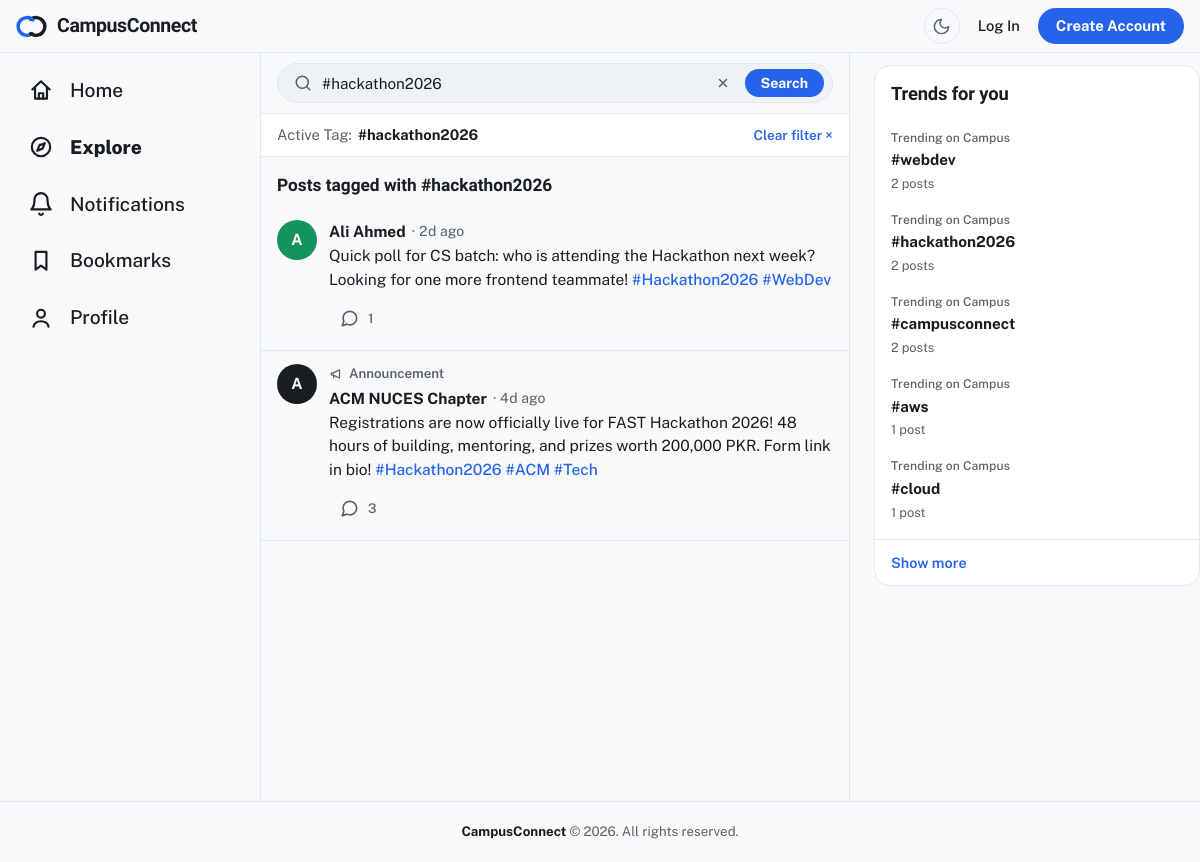
Screenshot of /explore.php?tag=hackathon2026 with the database file from the repository.
### tables this page shows
CREATE TABLE IF NOT EXISTS posts (
    id INT AUTO_INCREMENT PRIMARY KEY,
    user_id INT NOT NULL,
    content TEXT NOT NULL,
    is_announcement TINYINT(1) NOT NULL DEFAULT 0,
    created_at TIMESTAMP DEFAULT CURRENT_TIMESTAMP,
    updated_at TIMESTAMP DEFAULT CURRENT_TIMESTAMP ON UPDATE CURRENT_TIMESTAMP,
    deleted_at TIMESTAMP NULL DEFAULT NULL,
    CONSTRAINT fk_posts_user FOREIGN KEY (user_id) REFERENCES users(id) ON DELETE CASCADE
);

CREATE TABLE IF NOT EXISTS users (
    id INT AUTO_INCREMENT PRIMARY KEY,
    name VARCHAR(255) NOT NULL,
    email VARCHAR(255) UNIQUE NOT NULL,
    password_hash VARCHAR(255) NOT NULL,
    role ENUM('student', 'society_admin', 'system_admin') DEFAULT 'student',
    bio TEXT DEFAULT NULL,
    cover_style VARCHAR(20) NOT NULL DEFAULT 'signature',
    created_at TIMESTAMP DEFAULT CURRENT_TIMESTAMP
);

CREATE TABLE IF NOT EXISTS hashtags (
    id INT AUTO_INCREMENT PRIMARY KEY,
    tag VARCHAR(100) UNIQUE NOT NULL,
    created_at TIMESTAMP DEFAULT CURRENT_TIMESTAMP
);

### classes/DbSessionHandler.php (called while the page is built, shortened)
<?php
class DbSessionHandler implements SessionHandlerInterface {
    private PDO $db;
    public function __construct(PDO $dbConnection) {
        $this->db = $dbConnection;
    }
    public function open(string $path, string $name): bool {
        return true;
    }
    public function read(string $id): string|false {
        $sql = "SELECT data FROM sessions WHERE id = :id LIMIT 1";
        $stmt = $this->db->prepare($sql);
        $stmt->bindParam(':id', $id, PDO::PARAM_STR);
        $stmt->execute();
        $row = $stmt->fetch(PDO::FETCH_ASSOC);
        return $row ? (string)$row['data'] : '';
    }
}

### classes/Auth.php (called while the page is built, shortened)
<?php
require_once __DIR__ . '/Authorization.php';
class Auth {
    private static function startSession() {
        if (session_status() === PHP_SESSION_NONE && !headers_sent()) {
            session_start();
        }
    }
    private static function enforceIdleTimeout(): void {
        $lastActivity = isset($_SESSION['last_activity']) ? (int)$_SESSION['last_activity'] : 0;
    }
    public static function isLoggedIn() {
        return isset($_SESSION['user_id']);
    }
    public static function user() {
        self::startSession();
        return null;
    }
}

### classes/Post.php (called while the page is built, shortened)
<?php
require_once __DIR__ . '/Hashtag.php';
class Post {
    public static function formatTimeAgo(string $datetime): string {
        $timestamp = strtotime($datetime);
        $diff = time() - $timestamp;
        if ($diff < 604800) {
            return floor($diff / 86400) . 'd ago';
        }
        return date('M j, Y', $timestamp);
    }
}

### classes/Authorization.php (called while the page is built, shortened)
<?php
class Authorization {
    public static function normalizeRole($role): string {
        $clean = is_string($role) ? strtolower(trim($role)) : '';
        return in_array($clean, self::ROLES, true) ? $clean : self::ROLE_STUDENT;
    }
    public static function isOfficialRole($role): bool {
        $role = self::normalizeRole($role);
        return $role === self::ROLE_SYSTEM_ADMIN || $role === self::ROLE_SOCIETY_ADMIN;
    }
}

### includes/social_widgets.php (the view, shortened to what this page needs)
<?php
require_once __DIR__ . '/../classes/Hashtag.php';
function renderLeftNav(string $active): void {
    $viewerId = isset($GLOBALS['currentUser']['id']) ? (int)$GLOBALS['currentUser']['id'] : 0;
    $unreadCount = 0;
    $svgAttrs = 'viewBox="0 0 24 24" fill="none" stroke="currentColor" stroke-width="1.8" stroke-linecap="round" stroke-linejoin="round" aria-hidden="true"';
    $links = [
        'home' => ['index.php', 'Home', '<svg ' . $svgAttrs . '><path d="M4 11.5 12 4l8 7.5"/><path d="M6.5 9.5V20h11V9.5"/><path d="M10 20v-5h4v5"/></svg>', 0],
        'explore' => ['explore.php', 'Explore', '<svg ' . $svgAttrs . '><circle cx="12" cy="12" r="8.5"/><path d="M15.5 8.5 13.5 13.5 8.5 15.5 10.5 10.5Z"/></svg>', 0],
        'notifications' => ['notifications.php', 'Notifications', '<svg ' . $svgAttrs . '><path d="M18 8A6 6 0 0 0 6 8c0 7-3 9-3 9h18s-3-2-3-9"/><path d="M13.73 21a2 2 0 0 1-3.46 0"/></svg>', $unreadCount],
        'bookmarks' => ['bookmarks.php', 'Bookmarks', '<svg ' . $svgAttrs . '><path d="M7 3.5h10V20l-5-3.8L7 20Z"/></svg>', 0],
        'profile' => [$viewerId ? 'profile.php?id=' . $viewerId : 'login.php', 'Profile', '<svg ' . $svgAttrs . '><circle cx="12" cy="8" r="3.6"/><path d="M5 20c.8-3.4 3.6-5 7-5s6.2 1.6 7 5"/></svg>', 0],
    ];
    echo '<nav class="col-nav" aria-label="Section">';
    foreach ($links as $key => [$href, $label, $icon, $badge]) {
        $isActive = $key === $active ? ' nav-col-active' : '';
        echo '<a href="' . htmlspecialchars($href) . '" class="nav-col-link' . $isActive . '"'
            . ' aria-label="' . htmlspecialchars($label) . '"'
            . ($key === $active ? ' aria-current="page"' : '') . '>'
            . $icon . '<span>' . htmlspecialchars($label) . '</span>';
        echo '</a>';
    }
    echo '</nav>';
}
function renderTrendingHashtagsWidget(PDO $db, int $limit = 5): void {
    require_once __DIR__ . '/../classes/Hashtag.php';
    $hashtagModel = new Hashtag($db);
    $trending = $hashtagModel->getTrending($limit);
    echo '<div class="widget">';
    echo '<h4 class="widget-title">Trends for you</h4>';
    if (empty($trending)) {
        echo '<p class="widget-empty">No trending topics yet.</p>';
    } else {
        foreach ($trending as $item) {
            echo '<div class="trending-row">';
            echo '<a href="explore.php?tag=' . urlencode($item['tag']) . '" class="trending-link">';
            echo '<span class="trending-sub">Trending on Campus</span>';
            echo '<span class="trending-tag">#' . htmlspecialchars($item['tag']) . '</span>';
            echo '<span class="trending-count">' . (int)$item['post_count'] . ' ' . pluralize((int)$item['post_count'], 'post') . '</span>';
            echo '</a>';
            echo '</div>';
        }
    }
    echo '<a href="explore.php" class="widget-more">Show more</a>';
    echo '</div>';
}
function renderPostCard(array $post, ?array $currentUser, array $bookmarkedIds = [], bool $removeCardOnUnsave = false): void {
    $postId = (int)$post['id'];
    $authorInitial = strtoupper(mb_substr(trim($post['author_name']), 0, 1, 'UTF-8'));
    $timeAgo = $post['time_ago'] ?? $post['created_at'];
    $replyCount = (int)($post['reply_count'] ?? 0);
    $isAnnouncement = !empty($post['is_announcement']);
    $replySvg = '<svg viewBox="0 0 24 24" fill="none" stroke="currentColor" stroke-width="1.8" stroke-linecap="round" stroke-linejoin="round" aria-hidden="true"><path d="M21 11.5a8.38 8.38 0 0 1-.9 3.8 8.5 8.5 0 0 1-7.6 4.7 8.38 8.38 0 0 1-3.8-.9L3 21l1.9-5.7a8.38 8.38 0 0 1-.9-3.8 8.5 8.5 0 0 1 4.7-7.6 8.38 8.38 0 0 1 3.8-.9h.5a8.48 8.48 0 0 1 8 8v.5Z"/></svg>';
    $megaSvg = '<svg viewBox="0 0 24 24" fill="none" stroke="currentColor" stroke-width="2" stroke-linecap="round" stroke-linejoin="round" aria-hidden="true"><path d="M4 10.5v3h2.5L18 19V5L6.5 10.5H4Z"/><path d="M8 14v4.5"/></svg>';
    $renderedBody = Hashtag::renderHashtagLinks(htmlspecialchars($post['content']));
    echo '<div class="post-card" data-post-card>';
    echo '<span class="avatar-md' . avatarToneClass((int)$post['user_id'], (string)($post['author_role'] ?? '')) . '">' . htmlspecialchars($authorInitial) . '</span>';
    echo '<div class="post-body">';
    if ($isAnnouncement) {
        echo '<div class="announce-line">' . $megaSvg . 'Announcement</div>';
    }
    echo '<div class="post-card-head">';
    echo '<a class="post-card-author" href="profile.php?id=' . (int)$post['user_id'] . '">'
        . htmlspecialchars($post['author_name']) . '</a>';
    echo '<span class="post-card-time">&middot; ' . htmlspecialchars($timeAgo) . '</span>';
    echo '</div>';
    echo '<p class="post-card-content">' . $renderedBody . '</p>';
    echo '<div class="post-card-actions">';
    echo '<a class="action-reply" href="post.php?id=' . $postId . '" aria-label="View post and replies"><span class="action-ic">'
        . $replySvg . '</span>' . $replyCount . '</a>';
    echo '</div>';
    echo '</div>';
    echo '</div>';
}

### explore.php (shortened to what this page needs)
<?php
require_once 'classes/Post.php';
require_once 'classes/Bookmark.php';
require_once 'classes/Hashtag.php';
require_once 'includes/social_widgets.php';
require_once 'includes/header.php';
$db = Database::getInstance()->getConnection();
$query = trim((string)($_GET['q'] ?? ''));
$tagFilter = trim((string)($_GET['tag'] ?? ''));
$viewerId = $currentUser ? (int)$currentUser['id'] : 0;
$userModel = new User($db);
$postModel = new Post($db);
$hashtagModel = new Hashtag($db);
$foundPosts = [];
$perPage = 20;
$page = max(1, (int)($_GET['page'] ?? 1));
$offset = ($page - 1) * $perPage;
if ($tagFilter !== '') {
    $foundPosts = $hashtagModel->getPostsByTag($tagFilter, $viewerId, $perPage + 1, $offset);
} elseif ($query !== '') {
    $foundUsers = $userModel->searchUsers($query, $viewerId, 20);
    $foundPosts = $postModel->searchPosts($query, $perPage + 1, $offset, $viewerId);
} else {
    $foundPosts = $postModel->getFeed($perPage + 1, $offset, $viewerId);
}
$bookmarkedIds = [];
?>
<div class="layout-3col">
    <?php renderLeftNav('explore'); ?>
    <div class="col-main">
        <div class="explore-header-wrap">
            <form method="GET" action="explore.php" class="explore-search-bar">
                <svg viewBox="0 0 24 24" fill="none" stroke="currentColor" stroke-width="2" stroke-linecap="round" stroke-linejoin="round" class="search-ic" aria-hidden="true">
                    <circle cx="11" cy="11" r="8"></circle>
                    <line x1="21" y1="21" x2="16.65" y2="16.65"></line>
                </svg>
                <input type="search" name="q" class="explore-search-input" placeholder="Search CampusConnect, #tags, or people…" value="<?= htmlspecialchars($query !== '' ? $query : ($tagFilter !== '' ? '#' . $tagFilter : '')) ?>" aria-label="Search people, posts, or #tags" autocomplete="off">
                <?php if ($query !== '' || $tagFilter !== ''): ?>
                    <a href="explore.php" class="explore-search-clear" title="Clear search" aria-label="Clear search">
                        <svg viewBox="0 0 24 24" fill="none" stroke="currentColor" stroke-width="2.5" stroke-linecap="round" stroke-linejoin="round" width="14" height="14">
                            <line x1="18" y1="6" x2="6" y2="18"></line>
                            <line x1="6" y1="6" x2="18" y2="18"></line>
                        </svg>
                    </a>
                <?php endif; ?>
                <button type="submit" class="explore-search-btn">Search</button>
            </form>
        </div>
        <?php if ($tagFilter !== ''): ?>
            <div class="explore-filter-banner">
                <div class="explore-filter-badge">
                    <span>Active Tag:</span>
                    <strong>#<?= htmlspecialchars($tagFilter) ?></strong>
                </div>
                <a href="explore.php" class="explore-filter-clear">Clear filter &times;</a>
            </div>
            <h4 class="section-title">
                Posts tagged with #<?= htmlspecialchars($tagFilter) ?>
            </h4>
        <?php else: ?>
            <h4 class="section-title">Latest posts</h4>
        <?php endif; ?>
        <?php if (empty($foundPosts)): ?>
            <p class="result-note">No posts found.</p>
        <?php else: ?>
            <?php foreach ($foundPosts as $foundPost): ?>
                <?php renderPostCard($foundPost, $currentUser, $bookmarkedIds); ?>
            <?php endforeach; ?>
        <?php endif; ?>
    </div>
    <div class="col-side">
        <?php renderTrendingHashtagsWidget($db); ?>
    </div>
</div>
<?php require_once 'includes/footer.php'; ?>

### classes/Hashtag.php (shortened to what this page needs)
<?php
require_once __DIR__ . '/Post.php';
class Hashtag {
    private PDO $db;
    public function __construct(PDO $dbConnection) {
        $this->db = $dbConnection;
    }
    public static function renderHashtagLinks(string $escapedHtml): string {
        return preg_replace_callback(
            '/(?<!&)#([a-zA-Z0-9_]{1,50})\b/u',
            function ($matches) {
                $rawTag = $matches[1];
                $lowerTag = mb_strtolower($rawTag, 'UTF-8');
                return '<a href="explore.php?tag=' . urlencode($lowerTag) . '" class="hashtag-link">#' . $rawTag . '</a>';
            },
            $escapedHtml
        );
    }
    public function getTrending(int $limit = 5): array {
        $sql = "SELECT h.id, h.tag, COUNT(ph.post_id) AS post_count
                FROM hashtags h
                JOIN post_hashtags ph ON h.id = ph.hashtag_id
                JOIN posts p ON ph.post_id = p.id
                WHERE p.deleted_at IS NULL
                GROUP BY h.id, h.tag
                HAVING post_count > 0
                ORDER BY post_count DESC, h.id DESC
                LIMIT :limit";
        $stmt = $this->db->prepare($sql);
        $stmt->bindValue(':limit', $limit, PDO::PARAM_INT);
        $stmt->execute();
        return $stmt->fetchAll(PDO::FETCH_ASSOC);
    }
    public function getPostsByTag(string $tag, int $viewerId = 0, int $limit = 50, int $offset = 0): array {
        $cleanTag = mb_strtolower(trim($tag), 'UTF-8');
        $viewerSubquery = $viewerId > 0
            ? ", (SELECT COUNT(*) FROM likes l WHERE l.post_id = p.id AND l.user_id = :viewer_id) AS is_liked,
               (SELECT COUNT(*) FROM bookmarks b WHERE b.post_id = p.id AND b.user_id = :viewer_id2) AS is_bookmarked"
            : ", 0 AS is_liked, 0 AS is_bookmarked";
        $sql = "SELECT p.id, p.user_id, p.content, p.is_announcement, p.created_at, p.updated_at,
                       u.name AS author_name, u.role AS author_role,
                       (SELECT COUNT(*) FROM replies r WHERE r.post_id = p.id AND r.deleted_at IS NULL) AS reply_count,
                       (SELECT COUNT(*) FROM likes l2 WHERE l2.post_id = p.id) AS like_count
                       {$viewerSubquery}
                FROM posts p
                JOIN post_hashtags ph ON p.id = ph.post_id
                JOIN hashtags h ON ph.hashtag_id = h.id
                JOIN users u ON p.user_id = u.id
                WHERE h.tag = :tag AND p.deleted_at IS NULL
                ORDER BY p.created_at DESC, p.id DESC
                LIMIT :limit OFFSET :offset";
        $stmt = $this->db->prepare($sql);
        $stmt->bindParam(':tag', $cleanTag, PDO::PARAM_STR);
        $stmt->bindValue(':limit', $limit, PDO::PARAM_INT);
        $stmt->bindValue(':offset', $offset, PDO::PARAM_INT);
        $stmt->execute();
        $rows = $stmt->fetchAll(PDO::FETCH_ASSOC);
        return $rows;
    }
}

### rows the page displays
posts: user.name "A", user.name "Ali Ahmed", timeAgo "2d ago", content "Quick poll for CS batch: who is attending the Hackathon next week? Looking for one more frontend teammate!", rawTag "Hackathon2026 WebDev", replyCount "1"
posts: user.name "A", user.name "ACM NUCES Chapter", timeAgo "4d ago", content "Registrations are now officially live for FAST Hackathon 2026! 48 hours of building, mentoring, and prizes worth 200,000 PKR. Form link in bio!", rawTag "Hackathon2026 ACM Tech", replyCount "3"
hashtags: tag "webdev", post_count "2", post_count "posts"
hashtags: tag "hackathon2026", post_count "2", post_count "posts"
hashtags: tag "campusconnect", post_count "2", post_count "posts"
hashtags: tag "aws", post_count "1", post_count "post"
hashtags: tag "cloud", post_count "1", post_count "post"

### other values shown
$label "Home"
$label "Explore"
$label "Notifications"
$label "Bookmarks"
$label "Profile"
$tagFilter "hackathon2026"
